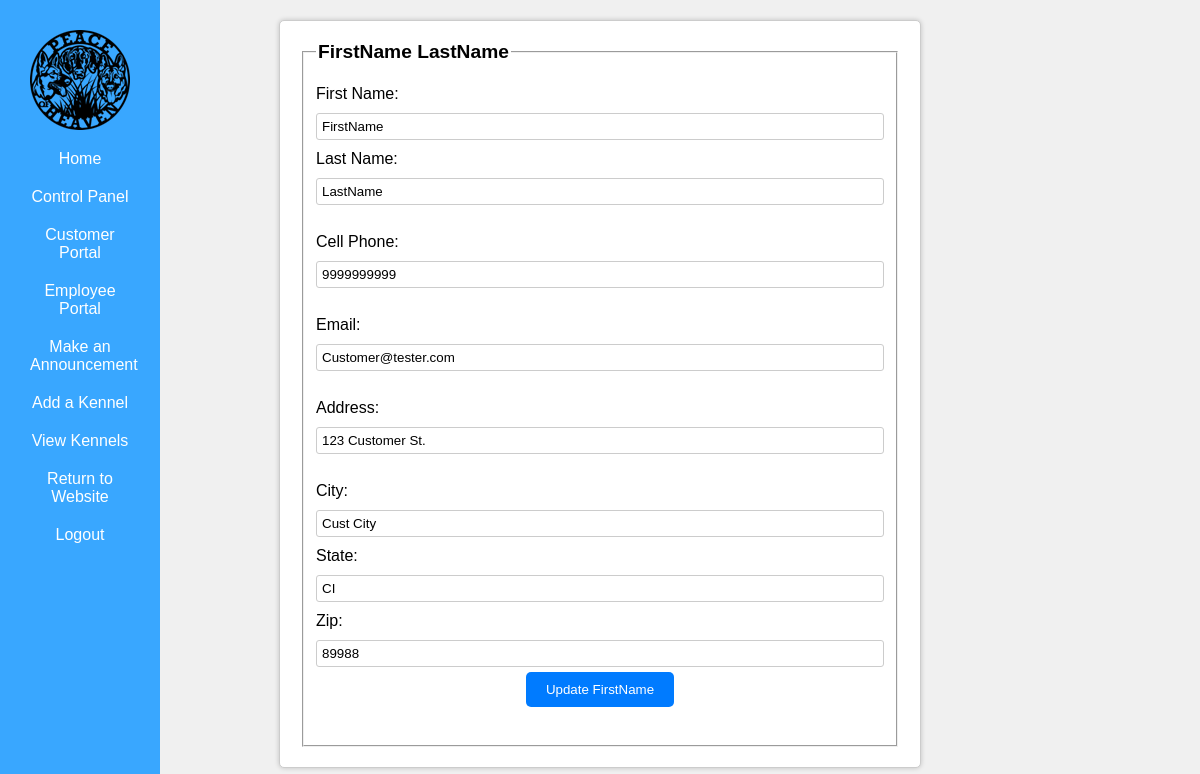
The app's page /php/AdminPortal/UpdateCustomer.php?CustID=14 (signed in) with its own data.
### tables this page shows
CREATE TABLE `customer` (
  `CustID` bigint(20) NOT NULL,
  `CustFirstName` varchar(100) NOT NULL,
  `CustLastName` varchar(100) NOT NULL,
  `CustPhone` varchar(20) NOT NULL,
  `CustAddress` varchar(100) NOT NULL,
  `CustCity` varchar(100) NOT NULL,
  `CustState` varchar(100) NOT NULL,
  `CustZip` varchar(100) NOT NULL,
  `AcctEmail` varchar(100) NOT NULL,
  `User_ID` bigint(20) NOT NULL
);

### php/UserHandling/classes/Config.php (called while the page is built)
<?php
class Config {
    public static function get($path = null) {
        if($path) {
            $config = $GLOBALS['config'];
            $path = explode('/',$path);
            foreach($path as $bit ) {
                if(isset($config[$bit])) {
                    $config = $config[$bit];
                } else {
                    return false;
                }
            }
            return $config;
        }
        return false;
    }
}

### php/UserHandling/classes/DB.php (called while the page is built, shortened)
<?php
class DB {
    private static $_instance = null;
    private $_pdo,
            $_query,
            $_lastQuery,
            $_error = false,
            $_results,
            $_count = 0;
    private function __construct() {
        try {
            $this->_pdo = new PDO('mysql:host=' . Config::get('mysql/host') . ';dbname=' . Config::get('mysql/db'),Config::get('mysql/username'), Config::get('mysql/password'));
        } catch (PDOException $e) {
            die($e->getMessage());
        }
    }
    public static function getInstance() {
        if(!isset(self::$_instance)) {
            self::$_instance = new DB();
        }
        return self::$_instance;
    }
    public function query($sql, $params = array()) {
        $this->_error = false;
        if($this->_query = $this->_pdo->prepare($sql)) {
            $x=1;
            if(count($params)) {
                foreach($params as $param) {
                    $this->_query->bindValue($x, $param);
                    $x++;
                }
            }
            if($this->_query->execute()) {
                $this->_results = $this->_query->fetchAll(PDO::FETCH_OBJ);
                $this->_count = $this->_query->rowCount();
            } else {
                $this->_error = true;
            }
        }
        return $this;
    }
    public function get($table, $where) {
        return $this->action('SELECT *', $table, $where);
    }
    public function results() {
        return $this->_results;
    }
    public function first() {
        return $this->results()[0];
    }
    private function action ($action, $table, $where = array()) {
        if(count($where) === 3) {
            $operators = array('=','>','<','<=','>=');
            $field      = $where[0];
            $operator   = $where[1];
            $value      = $where[2];
            if (in_array($operator, $operators)) {
                $sql = "{$action} FROM {$table} WHERE {$field} {$operator} ?";
                if(!$this->query($sql,array($value))->error()) {
                    return $this;
                }
            }
        }
        return false;
    }
    public function count() {
        return $this->_count;
    }
    public function error() {
        return $this->_error;
    }
}

### php/UserHandling/classes/User.php (called while the page is built, shortened)
<?php
class User {
    private $_db,
            $_data,
            $_sessionName,
            $_cookieName,
            $_isLoggedIn;
    public function __construct($user = null) {
        $this->_db = DB::getInstance();
        $this->_sessionName = Config::get('session/session_name');
        if(!$user) {
            if(Session::exists($this->_sessionName)) {
                $user = Session::get($this->_sessionName);
                if($this->find($user)) {
                    $this->_isLoggedIn = true;
                } else {
                }
            }
        } else {
            $this->find($user);
        }
    }
    public function find($user = null) {
        if($user) {
            $field = (is_numeric($user)) ? 'id' : 'username';
            $data = $this->_db->get('users', array($field, '=', $user));
            if($data->count() > 0) {
                $this->_data = $data->first();
                return true;
            }
        }
        return false;
    }
    public function data() {
        return $this->_data;
    }
    public function isLoggedIn() {
        return $this->_isLoggedIn;
    }
}

### php/UserHandling/classes/Session.php (called while the page is built, shortened)
<?php
class Session {
    public static function exists($name) {
        return (isset($_SESSION[$name])) ? true : false;
    }
    public static function get($name) {
        return $_SESSION[$name];
    }
}

### php/UserHandling/classes/Customer.php (called while the page is built, shortened)
<?php
class Customer {
    private $_db,
            $_customerData,
            $_sessionName;
    public function __construct() {
        $this->_db = DB::getInstance();
    }
    public function getCustomerData() {
        return $this->_customerData;
    }
    public function findCustInfoWithCustID($customer = null){
        if($customer){
            $fields = 'CustID';
            $data = $this->_db->get('customer', array($fields, '=', $customer));
            if($data->count() > 0) {
                $this->_customerData = $data->first();
                return true;
            }
        }else{
            return false;
        }
    }
}

### php/AdminPortal/UpdateCustomer.php (the view, shortened to what this page needs)
<?php
$user = new User();
if($user->isLoggedIn()) {
    if($user->data()->group == 3)
    {
        include("../AdminPortal/AdminNavBar.php");
        $customerId = $_GET['CustID'];
        $customer = new Customer();
        $customer->findCustInfoWithCustID($customerId);
        $customerData = $customer->getCustomerData();
?>
        <!DOCTYPE html>
        <html>
        <head>
            <link rel="stylesheet" href="/PeaceOfHeavenWebPage/css/AcctInfo.css">
        </head>
        <body>
        <form method="POST" class="CustInfo-Form">
            <fieldset>
                <legend><?php echo $customerData->CustFirstName . ' ' . $customerData->CustLastName ?></legend>
                <p>
                    <label for="custFirstName">First Name:</label>
                    <input type="text" name="custFirstName" id="custFirstName" required
                           value="<?php echo $customerData->CustFirstName ?>">
                    <label for="custLastName">Last Name:</label>
                    <input type="text" name="custLastName" id="custLastName" required
                           value="<?php echo $customerData->CustLastName ?>">
                    <label for="custPhone"><br>Cell Phone:</label>
                    <input type="tel" id="custPhone" name="custPhone" placeholder="(123)-456-678" pattern="[0-9]{3}[0-9]{3}[0-9]{4}" required
                           value="<?php echo $customerData->CustPhone ?>">
                    <label for="email"><br>Email:</label>
                    <input type="email" id="email" name="email" required
                           value="<?php echo $customerData->AcctEmail ?>">
                    <label for="address"><br>Address:</label>
                    <input type="text" name="address" id="address" required
                           value="<?php echo $customerData->CustAddress ?>">
                    <label for="city"><br>City:</label>
                    <input type="text" name="city" id="city" required
                           value="<?php echo $customerData->CustCity ?>">
                    <label for="state">State:</label>
                    <input type="text" name="state" id="state" required
                           value="<?php echo $customerData->CustState ?>">
                    <label for="zip">Zip:</label>
                    <input type="text" name="zip" id="zip" required'
                        value="<?php echo $customerData->CustZip ?>"><br>
                    <input type="submit" value="Update <?php echo $customerData->CustFirstName ?>"><br><br>
                </p>
            </fieldset>
        </form>
        </body>
        </html>
<?php
    }
    ?>
<?php } ?>

### css/CredNavBar.css (style rules this page uses)
body { margin: 0; padding: 0; font-family: Arial, sans-serif; }

### css/AcctInfo.css (style rules this page uses)
body { font-family: Arial, sans-serif; background-color: #f0f0f0; margin: 0; padding: 0; text-align: center; }
.CustInfo-Form { background-color: #fff; border: 1px solid #ccc; box-shadow: 0 0 5px rgba(0, 0, 0, 0.2); width: 50%; margin: 20px auto; padding: 20px; border-radius: 5px; }
.CustInfo-Form legend { font-size: 1.2em; font-weight: bold; text-align: left; }
.CustInfo-Form label { display: block; text-align: left; margin: 5px 0; }
.CustInfo-Form input[type="text"], .CustInfo-Form input[type="tel"], .CustInfo-Form input[type="email"] { width: 100%; padding: 5px; margin: 5px 0; border: 1px solid #ccc; border-radius: 3px; }
.CustInfo-Form input[type="submit"] { background-color: #007bff; color: #fff; border: none; padding: 10px 20px; border-radius: 5px; cursor: pointer; }
.CustInfo-Form p { margin-bottom: 10px; }

### records on screen
customer: CustFirstName "FirstName", CustLastName "LastName", custFirstName "FirstName", custLastName "LastName", custPhone "9999999999", email "Customer@tester.com", address "123 Customer St.", city "Cust City", state "CI", zip "89988", CustFirstName "Update FirstName"
